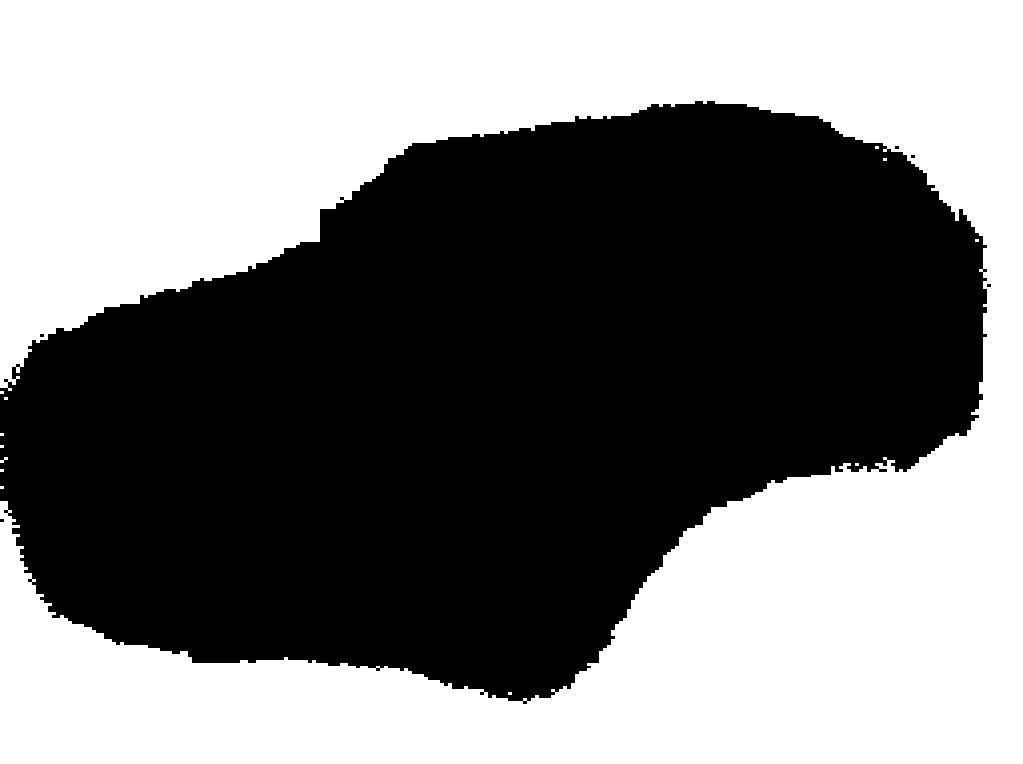
#> input picture data/cars_train_labels/00061.jpg, 1023 x 764 px, found by its file name; its folder holds only this picture in this run
$ python generate_cut.py
#> lines starting #> are read from the running program, lines starting #| are printed output that depends on the picture; after the words box and inside, x2 and y2 are one past the last pixel; in counts of white or black regions, pixels touching at a corner belong together
import numpy as np
import PIL
import os
import matplotlib.pyplot as plt

from segmentation_new.constants import INPUT_SIZE

# Path to the training set from Car dataset.
IMGS_PATH = 'data/cars_train'
# Path to the labels corresponding to the training set of Car dataset.
LABELS_PATH = 'data/cars_train_labels'
# Path to the generated cut images.
CUT_PATH = 'data/cars_train_cut'

xs, ys = None, None


class CarsCutter:
    @staticmethod
    def list_files_in_directory(dir_path: str):
        filenames = sorted([f for f in os.listdir(dir_path) if os.path.isfile(os.path.join(dir_path, f))])
        return filenames

    @staticmethod
    def reduce_labels(labels: np.ndarray):
        """
        Transforms a labels image to an array of 0s and 1s (1 means car).
        """
        reduced = np.ndarray(shape=(labels.shape[0], labels.shape[1], 1))
        for x in range(labels.shape[0]):
            for y in range(labels.shape[1]):
                tmp = labels[x, y, 0] / 255.
                reduced[x, y] = 1 if tmp < .5 else 0
        return reduced

    def __init__(self):
        pass

    def process_file(self, filename: str):
#> called with filename = '00061.jpg'
        labels_img = PIL.Image.open(os.path.join(LABELS_PATH, filename)).resize(INPUT_SIZE)
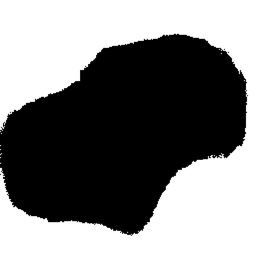
#> labels_img: PIL image 256x256 RGB; min 0, max 255, mean 125.5
        labels_arr = np.array(labels_img)
        labels_arr = self.reduce_labels(labels_arr)
#> after the loop in reduce_labels, `for x in range(labels.shape[0]):`:
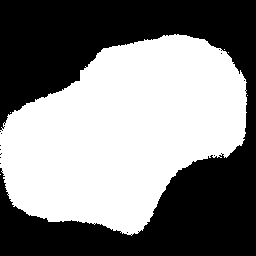
#> reduced: shape (256, 256, 1) float64; values 0 (black) and 1 (white), 50.8% white; 13 black regions (12 under 20 px), largest, box (x1, y1, x2, y2) and area: (0, 0, 256, 256) 32236

        input_img = PIL.Image.open(os.path.join(IMGS_PATH, filename)).resize(INPUT_SIZE)
        input_arr = np.array(input_img)

        cut_arr = np.array(input_arr * np.tile(labels_arr, input_arr.shape[2]), dtype=input_arr.dtype)
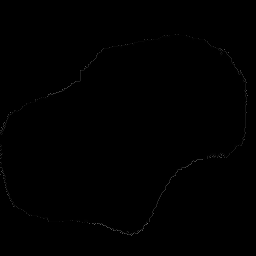
#> cut_arr: shape (256, 256, 3); min 0, max 122, mean 0.4
        cut_img = PIL.Image.fromarray(cut_arr, mode=input_img.mode)
        # plt.imshow(cut_img)
        # plt.show()
        cut_img.save(os.path.join(CUT_PATH, filename))

    @staticmethod
    def create_output_dir():
        if not os.path.isdir(CUT_PATH):
            os.makedirs(CUT_PATH)

    def run(self):
        self.create_output_dir()

        label_files = self.list_files_in_directory(LABELS_PATH)
        ct = 0
        for fname in label_files:
            self.process_file(fname)
            ct += 1
            print("%d/%d files processed" % (ct, len(label_files)))


if __name__ == '__main__':
    cutter = CarsCutter()
    cutter.run()

$ run again, on data/cars_train_labels/00404.jpg
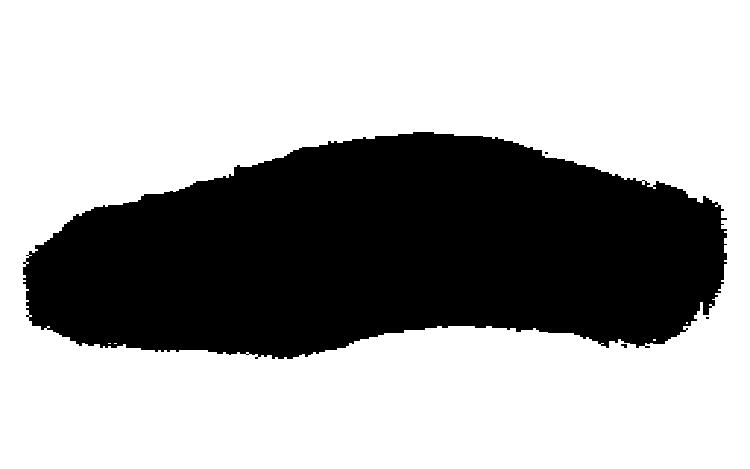
#> input picture data/cars_train_labels/00404.jpg, 750 x 469 px, found by its file name
#> after the loop in reduce_labels, `for x in range(labels.shape[0]):`:
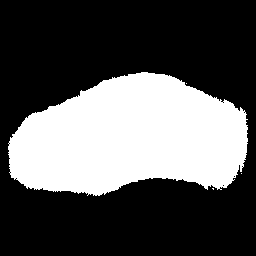
#> reduced: shape (256, 256, 1) float64; values 0 (black) and 1 (white), 33.4% white; 4 white regions (3 under 20 px), largest, box (x1, y1, x2, y2) and area: (8, 72, 248, 196) 21866
#> in process_file, `cut_arr = np.array(input_arr * np.tile(labels_arr, input_arr.shape[2])..`:
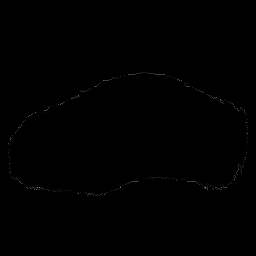
#> cut_arr: shape (256, 256, 3); min 0, max 125, mean 0.3

$ run again, on data/cars_train_labels/00558.jpg
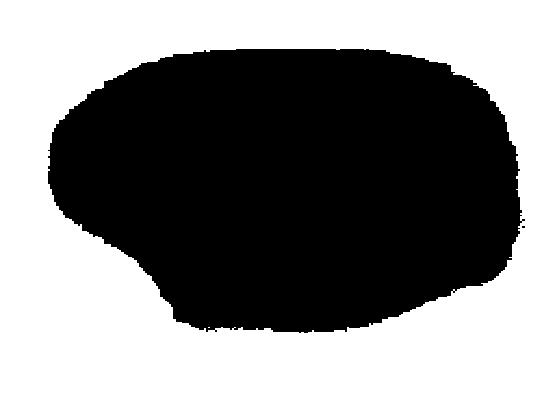
#> input picture data/cars_train_labels/00558.jpg, 555 x 416 px, found by its file name
#> after the loop in reduce_labels, `for x in range(labels.shape[0]):`:
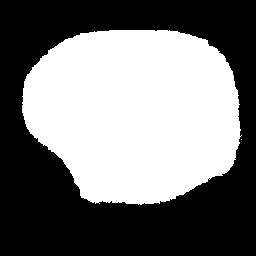
#> reduced: shape (256, 256, 1) float64; values 0 (black) and 1 (white), 46.7% white; 2 white regions (1 under 20 px), largest, box (x1, y1, x2, y2) and area: (22, 30, 242, 205) 30575
#> in process_file, `cut_arr = np.array(input_arr * np.tile(labels_arr, input_arr.shape[2])..`:
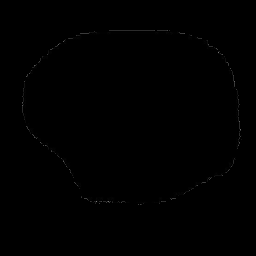
#> cut_arr: shape (256, 256, 3); min 0, max 126, mean 0.3

$ run again, on data/cars_train_labels/00830.jpg
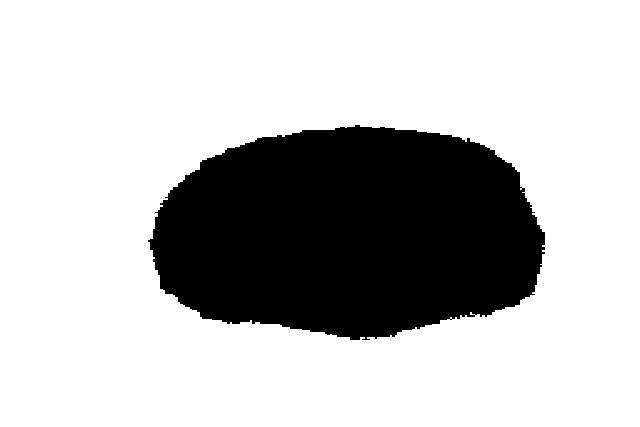
#> input picture data/cars_train_labels/00830.jpg, 640 x 427 px, found by its file name
#> after the loop in reduce_labels, `for x in range(labels.shape[0]):`:
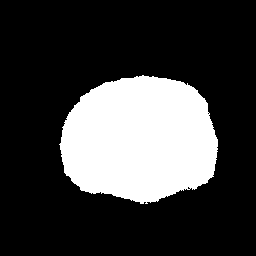
#> reduced: shape (256, 256, 1) float64; values 0 (black) and 1 (white), 24.4% white; 1 white region, box (x1, y1, x2, y2) and area: (59, 75, 218, 204) 15985
#> in process_file, `cut_arr = np.array(input_arr * np.tile(labels_arr, input_arr.shape[2])..`:
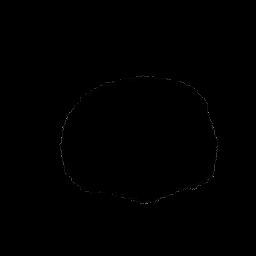
#> cut_arr: shape (256, 256, 3); min 0, max 123, mean 0.2

$ run again, on data/cars_train_labels/00258.jpg
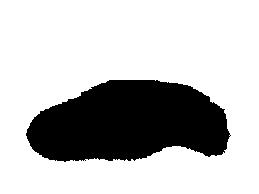
#> input picture data/cars_train_labels/00258.jpg, 259 x 194 px, found by its file name
#> after the loop in reduce_labels, `for x in range(labels.shape[0]):`:
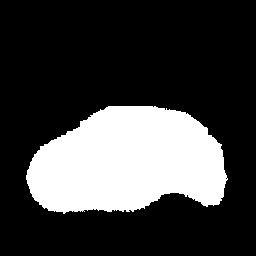
#> reduced: shape (256, 256, 1) float64; values 0 (black) and 1 (white), 25.1% white; 1 white region, box (x1, y1, x2, y2) and area: (26, 106, 228, 214) 16477
#> in process_file, `cut_arr = np.array(input_arr * np.tile(labels_arr, input_arr.shape[2])..`:
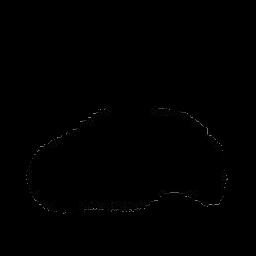
#> cut_arr: shape (256, 256, 3); min 0, max 126, mean 0.4
